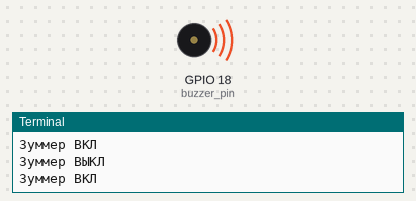
The program below on a simulated Raspberry Pi (BCM pin numbers). Parts: buzzer (waves = sounding, pin HIGH), the last lines printed to the terminal.

Above: at 1.7 s.
At 5.9 s:
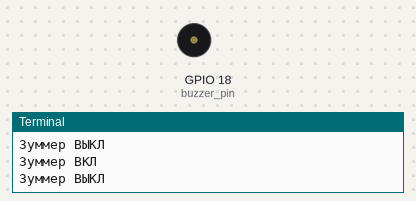
Timing chart, 0 to 7.4 s (numbered marks = the images above):
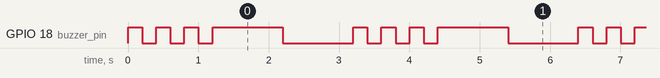

The program:

active_buzzer.py
```python
import board
import digitalio
import time

# Настройка пина для активного зуммера
buzzer_pin = digitalio.DigitalInOut(board.D18)  # GPIO18
buzzer_pin.direction = digitalio.Direction.OUTPUT

def beep(duration):
    """Функция для подачи звукового сигнала заданной длительности."""
    buzzer_pin.value = True
    print("Зуммер ВКЛ")
    time.sleep(duration)
    buzzer_pin.value = False
    print("Зуммер ВЫКЛ")

try:
    print("Программа управления активным зуммером запущена")
    print("Нажмите Ctrl+C для завершения")

    while True:
        # Один короткий сигнал
        beep(0.2)
        time.sleep(0.2)

        # Два коротких сигнала
        beep(0.2)
        time.sleep(0.2)
        beep(0.2)
        time.sleep(0.2)

        # Один длинный сигнал
        beep(1.0)
        time.sleep(1.0)

except KeyboardInterrupt:
    # Выключаем зуммер при завершении
    buzzer_pin.value = False
    print("\nПрограмма завершена")
```

Measured:
- by itself, GPIO 18 (buzzer_pin): repeats every 3.2 s: 2 × (LOW 0.20 s, HIGH 0.20 s), LOW 0.20 s, HIGH 1.0 s, LOW 1.0 s, HIGH 0.20 s
- by itself, everything shown: repeats every 3.2 s, in 8 steps
